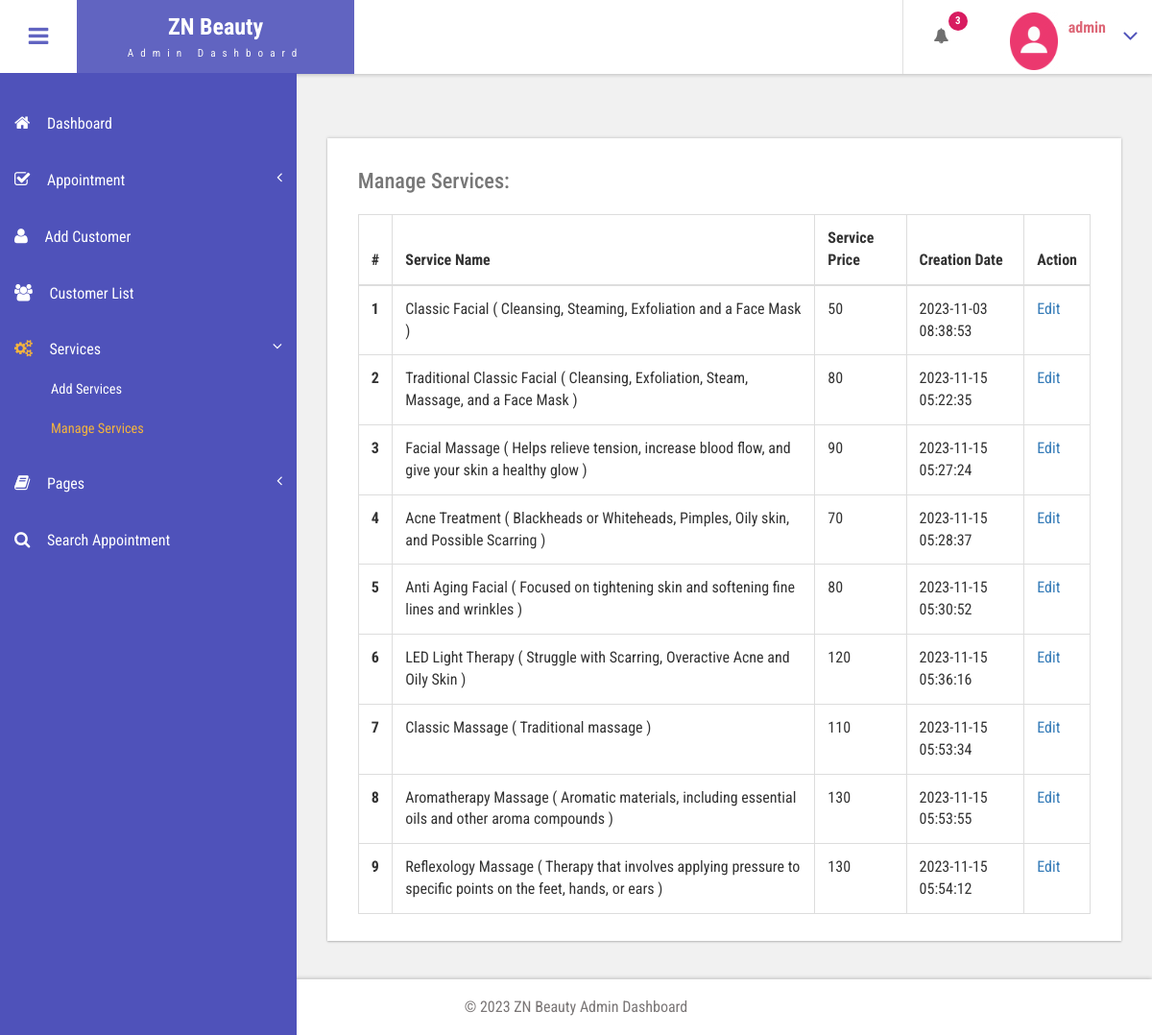
Screenshot of /beauty/admin/manage-services.php (signed in) with the database file from the repository.
### tables this page shows
CREATE TABLE `tblservices` (
  `ID` int(10) NOT NULL,
  `ServiceName` varchar(200) DEFAULT NULL,
  `Cost` int(10) DEFAULT NULL,
  `CreationDate` timestamp NULL DEFAULT current_timestamp()
);

### beauty/admin/manage-services.php (the view, shortened to what this page needs)
<?php
include('includes/dbconnection.php');
if (strlen($_SESSION['bpmsaid']==0)) {
  header('location:logout.php');
  } else{
  ?>
<!DOCTYPE HTML>
<html>
<head>
<link href="css/bootstrap.css" rel='stylesheet' type='text/css' />
<link href="css/style.css" rel='stylesheet' type='text/css' />
<link href="css/font-awesome.css" rel="stylesheet">
<link href="css/animate.css" rel="stylesheet" type="text/css" media="all">
<link href="css/custom.css" rel="stylesheet">
</head>
<body class="cbp-spmenu-push">
	<div class="main-content">
		 <?php include_once('includes/sidebar.php');?>
		 <?php include_once('includes/header.php');?>
		<div id="page-wrapper">
			<div class="main-page">
				<div class="tables">
					<div class="table-responsive bs-example widget-shadow">
						<h4>Manage Services:</h4>
						<table class="table table-bordered"> <thead> <tr> <th>#</th> <th>Service Name</th> <th>Service Price</th> <th>Creation Date</th><th>Action</th> </tr> </thead> <tbody>
<?php
$ret=mysqli_query($con,"select *from  tblservices");
$cnt=1;
while ($row=mysqli_fetch_array($ret)) {
?>
						 <tr> <th scope="row"><?php echo $cnt;?></th> <td><?php  echo $row['ServiceName'];?></td> <td><?php  echo $row['Cost'];?></td><td><?php  echo $row['CreationDate'];?></td> <td><a href="edit-services.php?editid=<?php echo $row['ID'];?>">Edit</a></td> </tr>   <?php
$cnt=$cnt+1;
}?></tbody> </table>
					</div>
				</div>
			</div>
		</div>
		 <?php include_once('includes/footer.php');?>
	</div>
</body>
</html>
<?php }  ?>

### beauty/admin/includes/header.php (shortened to what this page needs)
<div class="sticky-header header-section ">
      <div class="header-left">
        <button id="showLeftPush"><i class="fa fa-bars"></i></button>
        <div class="logo">
          <a href="index.html">
            <h1>ZN Beauty </h1>
            <span>Admin Dashboard</span>
          </a>
        </div>
      </div>
      <div class="header-right">
        <div class="profile_details_left">
          <ul class="nofitications-dropdown">
            <?php
$ret1=mysqli_query($con,"select ID,Name from  tblappointment where Status=''");
$num=mysqli_num_rows($ret1);
?>
            <li class="dropdown head-dpdn">
              <a href="#" class="dropdown-toggle" data-toggle="dropdown" aria-expanded="false"><i class="fa fa-bell"></i>
              <span class="badge blue"><?php echo $num;?></span></a>
            </li>
          </ul>
          <div class="clearfix"> </div>
        </div>
        <div class="profile_details">
        <?php
$adid=$_SESSION['bpmsaid'];
$ret=mysqli_query($con,"select AdminName from tbladmin where ID='$adid'");
$row=mysqli_fetch_array($ret);
$name=$row['AdminName'];
?>
          <ul>
            <li class="dropdown profile_details_drop">
              <a href="#" class="dropdown-toggle" data-toggle="dropdown" aria-expanded="false">
                <div class="profile_img">
                  <span class="prfil-img"><img src="images/111.png" alt="" width="50" height="60"> </span>
                  <div class="user-name">
                    <p><?php echo $name; ?></p>
                  </div>
                  <i class="fa fa-angle-down lnr"></i>
                  <div class="clearfix"></div>
                </div>
              </a>
            </li>
          </ul>
        </div>
      </div>
      <div class="clearfix"> </div>
    </div>

### beauty/admin/css/style.css (style rules this page uses)
h4, h5, h6, h1, h2, h3 { margin: 0; }
ul, ol { margin: 0; }
p { margin: 0; }
html, body { font-family: 'Roboto Condensed', sans-serif; font-size: 100%; overflow-x: hidden; background: #fff; }
body a { transition: 0.5s all ease; -webkit-transition: 0.5s all ease; -moz-transition: 0.5s all ease; -o-transition: 0.5s all ease; -ms-transition: 0.5s all ease; text-decoration:none; }
h1,h2,h3,h4,h5,h6 { margin:0; }
p { margin:0; }
ul,label { margin:0; padding:0; }
.main-content { position: relative; }
.sticky-header { position: fixed; top: 0; left:0px; width: 100%; z-index: 100; }
.header-section { background:#FFF; box-shadow: 1px 1px 4px rgba(0, 0, 0, 0.21); -webkit-box-shadow: 1px 1px 4px rgba(0, 0, 0, 0.21); -moz-box-shadow: 1px 1px 4px rgba(0, 0, 0, 0.21); -o-box-shadow: 1px 1px 4px rgba(0, 0, 0, 0.21); }
.header-section::after { clear: both; display: block; content: ''; }
.header-left { float: left; width: 45%; }
.header-right { float: right; }
button#showLeftPush { font-size: 1.5em; width: 80px; padding: 0.87em 0; text-align: center; cursor: pointer; float: left; color: #6F6F6F; -moz-transition: all 0.2s ease-out 0s; -webkit-transition: all 0.2s ease-out 0s; transition: all 0.2s ease-out 0s; border: none; background-color: #fff; outline:none; }
.cbp-spmenu-push { overflow-x: hidden; position: relative; }
.cbp-spmenu, .cbp-spmenu-push { -webkit-transition: all 0.3s ease; -moz-transition: all 0.3s ease; transition: all 0.3s ease; }
.cbp-spmenu-push div#page-wrapper { margin: 0 0 0 19.3em; transition:.5s all; -webkit-transition:.5s all; -moz-transition:.5s all; }
.fa { display: inline-block; font-family: FontAwesome; font-style: normal; font-weight: normal; line-height: 1; -webkit-font-smoothing: antialiased; -moz-osx-font-smoothing: grayscale; }
.logo { background: #6164C1; text-align: center; float: left; }
.logo a { padding: 0.9em 3.3em .7em; display: block; text-decoration: none; }
.logo a h1 { color: #fff; font-size: 1.5em; line-height: 1.2em; font-weight: 700; }
.logo a span { color: #F8F8F8; font-size: .7em; text-align: center; letter-spacing: 7px; }
.profile_details_left { float: left; }
li.dropdown.head-dpdn { display: inline-block; padding: 1.7em 0; border-left: 1px solid #E0E0E0; float: left; }
li.dropdown.head-dpdn a.dropdown-toggle { padding: 1.7em 2em; }
i.fa.fa-bell { color:#6F6F6F; }
.header-right span.badge { font-size: 11px; font-weight: bold; color: #FFF; background: #8BC34A; line-height: 15px; width: 20px; height: 20px; border-radius: 2em; -webkit-border-radius: 2em; -moz-border-radius: 2em; -o-border-radius: 2em; text-align: center; display: inline-block; position: absolute; top: 16%; padding: 2px 0 0; }
.header-right span.blue { background-color:#D81B60; }
.profile_details { float: right; }
.profile_details_drop a.dropdown-toggle { display:block; padding: 0.8em 3em 0 2em; }
.profile_img span.prfil-img { float:left; }
.user-name { float:left; margin-top:8px; margin-left:11px; height:35px; }
.profile_details ul li { list-style-type:none; position:relative; }
.profile_details li a i.fa.lnr { position: absolute; top: 34%; right: 8%; color: #4F52BA; font-size: 1.6em; }
.user-name p { font-size:1em; color:#DD6777; line-height:1em; font-weight:700; }
.widget-shadow { background-color: #fff; box-shadow: 0 -1px 3px rgba(0,0,0,.12),0 1px 2px rgba(0,0,0,.24); -webkit-box-shadow: 0 -1px 3px rgba(0,0,0,.12),0 1px 2px rgba(0,0,0,.24); -moz-box-shadow: 0 -1px 3px rgba(0,0,0,.12),0 1px 2px rgba(0,0,0,.24); }
.table > thead > tr > th, .table > tbody > tr > th, .table > tfoot > tr > th, .table > thead > tr > td, .table > tbody > tr > td, .table > tfoot > tr > td { border-top: none; }
.tables h4 { font-size: 1.4em; margin-bottom: 1em; color: #777777; }
.tables .panel-body ,.tables .bs-example { padding: 2em 2em 0.5em; }
.tables .table > thead > tr > th, .tables .table > tbody > tr > th, .tables .table > tfoot > tr > th, .tables .table > thead > tr > td, .tables .table > tbody > tr > td, .tables .table > tfoot > tr > td { padding: 13px; border-top: 1px solid #E0E0E0; }
.bs-example { margin-top: 2em; }

### beauty/admin/css/custom.css (style rules this page uses)
#page-wrapper { padding:7em 2em 2.5em; background-color: #F1F1F1; }

### rows the page displays
tblservices: ServiceName "Classic Facial ( Cleansing, Steaming, Exfoliation and a Face Mask )", Cost "50", CreationDate "2023-11-03 08:38:53"
tblservices: ServiceName "Traditional Classic Facial ( Cleansing, Exfoliation, Steam, Massage, and a Face Mask )", Cost "80", CreationDate "2023-11-15 05:22:35"
tblservices: ServiceName "Facial Massage ( Helps relieve tension, increase blood flow, and give your skin a healthy glow )", Cost "90", CreationDate "2023-11-15 05:27:24"
tblservices: ServiceName "Acne Treatment ( Blackheads or Whiteheads, Pimples, Oily skin, and Possible Scarring )", Cost "70", CreationDate "2023-11-15 05:28:37"
tblservices: ServiceName "Anti Aging Facial ( Focused on tightening skin and softening fine lines and wrinkles )", Cost "80", CreationDate "2023-11-15 05:30:52"
tblservices: ServiceName "LED Light Therapy ( Struggle with Scarring, Overactive Acne and Oily Skin )", Cost "120", CreationDate "2023-11-15 05:36:16"
tblservices: ServiceName "Classic Massage ( Traditional massage )", Cost "110", CreationDate "2023-11-15 05:53:34"
tblservices: ServiceName "Aromatherapy Massage ( Aromatic materials, including essential oils and other aroma compounds )", Cost "130", CreationDate "2023-11-15 05:53:55"
tblservices: ServiceName "Reflexology Massage ( Therapy that involves applying pressure to specific points on the feet, hands, or ears )", Cost "130", CreationDate "2023-11-15 05:54:12"

### other values shown
$num "3"
$name "admin"
